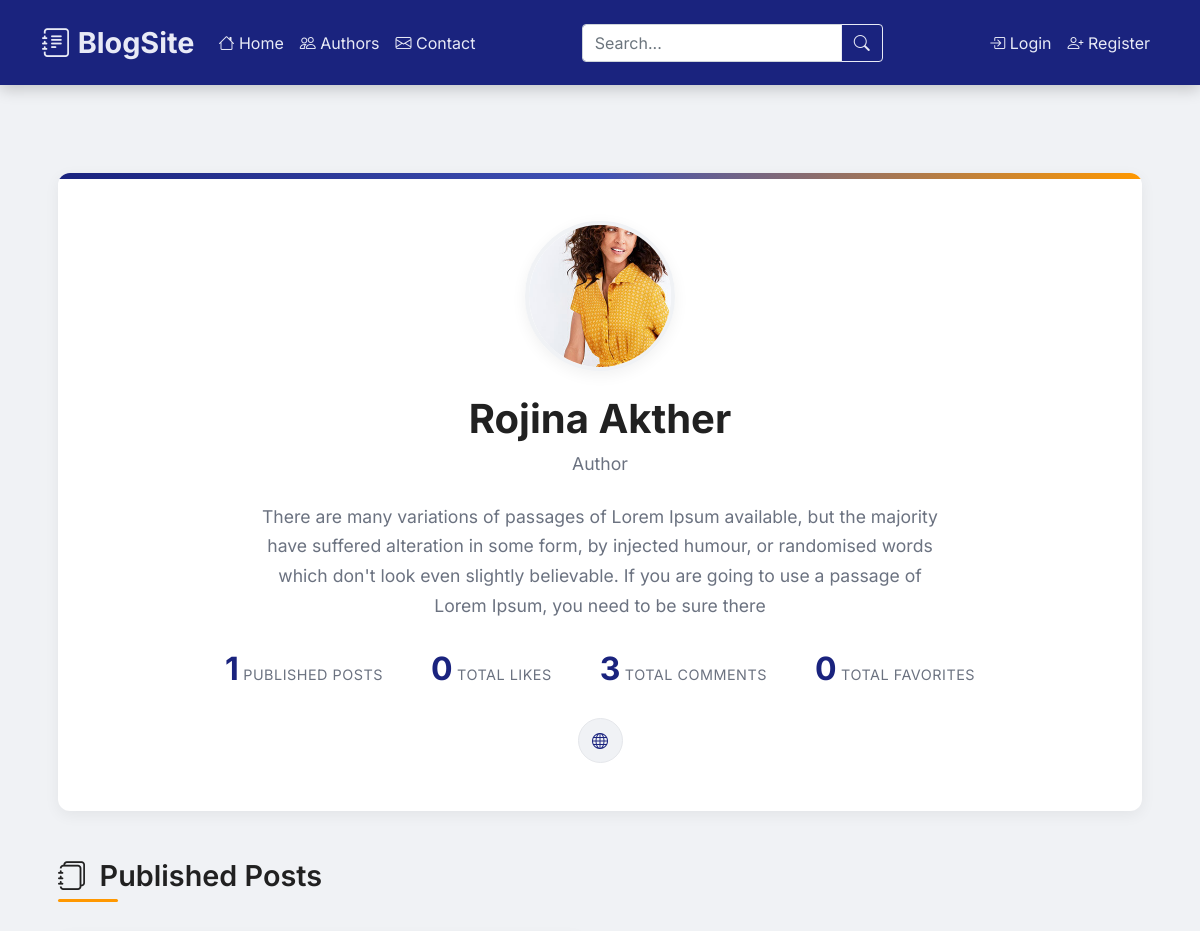
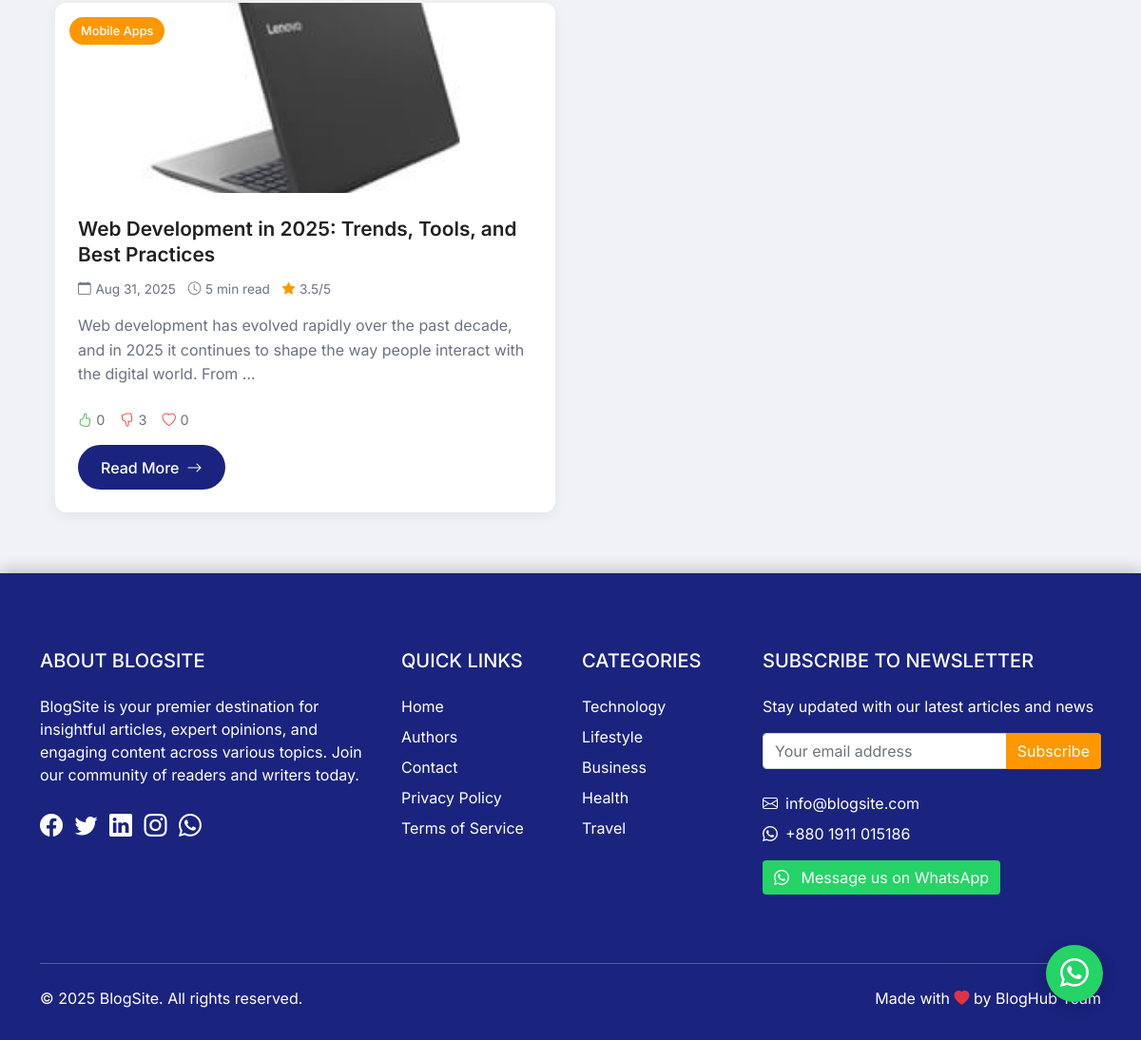
The app's page /author/4/ with its own data (2 pictures, top to bottom).
### blog/models.py (models this page shows, shortened)
class Profile(models.Model):
    USER_TYPES = (
        ('admin', 'Admin'),
        ('author', 'Author'),
        ('reader', 'Reader'),
    )
    user = models.OneToOneField(User, on_delete=models.CASCADE, related_name='profile')
    user_type = models.CharField(max_length=10, choices=USER_TYPES, default='reader')
    bio = models.TextField(blank=True, null=True)
    profile_picture = models.ImageField(
        upload_to='profile_pics/',
        blank=True,
        null=True,
        default='profile_pics/default.jpg'
    )
    social_media = models.URLField(blank=True, null=True)
    email_verified = models.BooleanField(default=False)
    verification_token = models.UUIDField(default=uuid.uuid4, editable=False)

class Blog(models.Model):
    title = models.CharField(max_length=200)
    content = models.TextField()
    author = models.ForeignKey(User, on_delete=models.CASCADE, related_name='blog_posts')
    categories = models.ManyToManyField(Category, related_name='blogs')
    featured_image = models.ImageField(upload_to='blog_images/', blank=True, null=True)
    created_at = models.DateTimeField(auto_now_add=True)
    updated_at = models.DateTimeField(auto_now=True)
    published = models.BooleanField(default=False)
    @property
    def average_rating(self):
        ratings = self.blog_ratings.aggregate(Avg('score'))
        return round(ratings['score__avg'], 1) if ratings['score__avg'] else 0
    class Meta:
        ordering = ['-created_at']

class Category(models.Model):
    name = models.CharField(max_length=100, unique=True)
    class Meta:
        verbose_name_plural = "Categories"
        ordering = ['name']

### blog/views.py (the view)
# urls.py: path('author/<int:pk>/', views.author_detail, name='author_detail'),
def author_detail(request: HttpRequest, pk: int) -> HttpResponse:
    author = get_object_or_404(User, pk=pk)
    if not hasattr(author, 'profile') or author.profile.user_type != 'author':
        messages.error(request, 'This user is not an author.')
        return redirect('blog:author_list')
    blogs = Blog.objects.filter(author=author, published=True).annotate(
        like_count=Count('like'),
        dislike_count=Count('dislike'),
        favorite_count=Count('favorited_by'),
        comment_count=Count('comments')
    ).order_by('-created_at')
    total_likes = blogs.aggregate(total_likes=Sum('like_count'))['total_likes'] or 0
    total_dislikes = blogs.aggregate(total_dislikes=Sum('dislike_count'))['total_dislikes'] or 0
    total_favorites = blogs.aggregate(total_favorites=Sum('favorite_count'))['total_favorites'] or 0
    total_comments = blogs.aggregate(total_comments=Sum('comment_count'))['total_comments'] or 0
    paginator = Paginator(blogs, 6)
    page = request.GET.get('page')
    try:
        blogs = paginator.page(page)
    except PageNotAnInteger:
        blogs = paginator.page(1)
    except EmptyPage:
        blogs = paginator.page(paginator.num_pages)
    context = {
        'author': author,
        'blogs': blogs,
        'total_likes': total_likes,
        'total_dislikes': total_dislikes,
        'total_favorites': total_favorites,
        'total_comments': total_comments,
    }
    return render(request, 'blog/author_detail.html', context)

### blog/templates/blog/author_detail.html (shortened to what this page needs)
{% extends 'blog/base.html' %}
{% load static %}
{% block extra_css %}
<link rel="stylesheet" href="https://cdn.jsdelivr.net/npm/bootstrap-icons@1.11.3/font/bootstrap-icons.min.css">
{% endblock %}
{% block content %}
<div class="author-detail-container">
    <div class="author-header">
        {% if author.profile.profile_picture %}
        <img src="{{ author.profile.profile_picture.url }}" class="author-avatar" alt="{{ author.username }}">
        {% else %}
        <div class="avatar-placeholder">
            <i class="bi bi-person"></i>
        </div>
        {% endif %}
        <h1 class="author-name">{{ author.get_full_name|default:author.username }}</h1>
        <div class="author-role">{{ author.profile.user_type|title }}</div>
        {% if author.profile.bio %}
        <p class="author-bio">{{ author.profile.bio }}</p>
        {% endif %}
        <div class="author-stats">
            <div class="stat">
                <span class="stat-number">{{ author.blog_posts.count }}</span>
                <span class="stat-label">Published Posts</span>
            </div>
            <div class="stat">
                <span class="stat-number">{{ total_likes }}</span>
                <span class="stat-label">Total Likes</span>
            </div>
            <div class="stat">
                <span class="stat-number">{{ total_comments }}</span>
                <span class="stat-label">Total Comments</span>
            </div>
            <div class="stat">
                <span class="stat-number">{{ total_favorites }}</span>
                <span class="stat-label">Total Favorites</span>
            </div>
        </div>
        {% if author.profile.social_media %}
        <div class="social-links">
            <a href="{{ author.profile.social_media }}" target="_blank" class="social-link">
                <i class="bi bi-globe"></i>
            </a>
        </div>
        {% endif %}
    </div>
    <h2 class="section-title">
        <i class="bi bi-journals"></i> Published Posts
    </h2>
    {% if blogs %}
    <div class="blogs-grid">
        {% for blog in blogs %}
        <div class="blog-card">
            {% if blog.featured_image %}
            <div class="blog-img-container">
                <a href="{% url 'blog:blog_detail' blog.pk %}">
                    <img src="{{ blog.featured_image.url }}" class="blog-img" alt="{{ blog.title }}">
                </a>
                {% if blog.categories.all %}
                <div class="category-badge">{{ blog.categories.first.name }}</div>
                {% endif %}
            </div>
            {% endif %}
            <div class="card-body">
                <h3 class="card-title">
                    <a href="{% url 'blog:blog_detail' blog.pk %}">{{ blog.title }}</a>
                </h3>
                <div class="blog-meta">
                    <span>
                        <i class="bi bi-calendar"></i>
                        {{ blog.created_at|date:"M d, Y" }}
                    </span>
                    <span>
                        <i class="bi bi-clock"></i>
                        {% if blog.read_time %}{{ blog.read_time }} min read{% else %}5 min read{% endif %}
                    </span>
                    {% with avg_rating=blog.average_rating %}
                    {% if avg_rating %}
                    <span>
                        <i class="bi bi-star-fill" style="color: var(--accent-color);"></i>
                        {{ avg_rating|floatformat:1 }}/5
                    </span>
                    {% endif %}
                    {% endwith %}
                </div>
                <p class="card-text">{{ blog.content|striptags|truncatewords:25 }}</p>
                <div class="engagement-metrics">
                    <div class="metric likes">
                        <i class="bi bi-hand-thumbs-up"></i>
                        <span>{{ blog.like_count|default:0 }}</span>
                    </div>
                    <div class="metric dislikes">
                        <i class="bi bi-hand-thumbs-down"></i>
                        <span>{{ blog.dislike_count|default:0 }}</span>
                    </div>
                    <div class="metric favorites">
                        <i class="bi bi-heart"></i>
                        <span>{{ blog.favorite_count|default:0 }}</span>
                    </div>
                </div>
                <a href="{% url 'blog:blog_detail' blog.pk %}" class="read-more-btn">
                    Read More <i class="bi bi-arrow-right"></i>
                </a>
            </div>
        </div>
        {% endfor %}
    </div>
    {% endif %}
</div>
{% endblock content %}

### blog/templates/blog/base.html (style rules this page uses)
:root { --primary-color: #1a237e; --secondary-color: #3f51b5; --accent-color: #ff9800; --light-bg: #f0f2f5; --dark-text: #212121; --light-text: #e8eaf6; --whatsapp-color: #25D366; }
body { font-family: 'Inter', sans-serif; background-color: var(--light-bg); display: flex; flex-direction: column; min-height: 100vh; color: var(--dark-text); position: relative; }

### records on screen
Blog: featured_image (picture), categories.first.name "Mobile Apps", title "Web Development in 2025: Trends, Tools, and Best Practices", created_at "Aug 31, 2025", average_rating "3.5", content "Web development has evolved rapidly over the past decade, and in 2025 it continues to shape the way people interact with the digital world. From …", like_count "0", dislike_count "3", favorite_count "0"

### other values on screen
{{ author.get_full_name|default:author.username }} "Rojina Akther"
{{ author.profile.user_type|title }} "Author"
{{ author.blog_posts.count }} "1"
{{ total_likes }} "0"
{{ total_comments }} "3"
{{ total_favorites }} "0"
